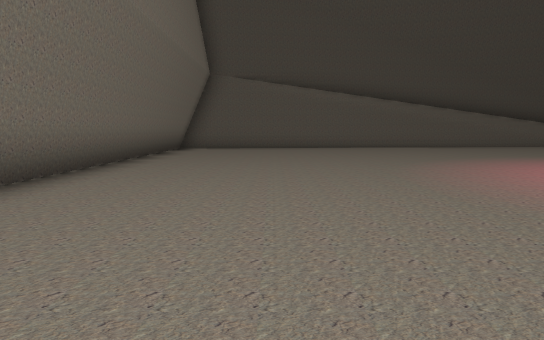
View 1 (above)

21 first-person views from a walk through a Unity game level. The camera is 1.3 m above the floor, tilts 6° down and sees 70° across. The floor is counted in squares, 2 m on a side. Each view is taken from the middle of a square. On the plan, view 1 faces up. The plan holds only what a view shows up to about 11 squares ahead; the rest is blank. The place goes on beyond the plan. The player is left out. Some animated figures are not drawn.

View 2
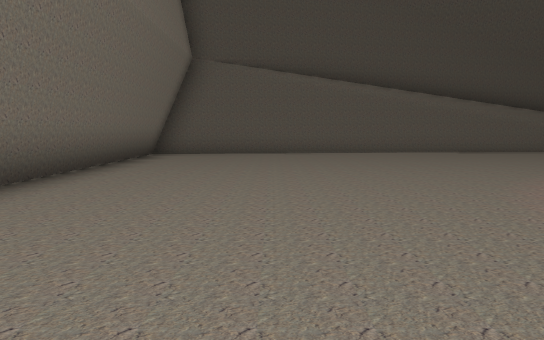

View 3
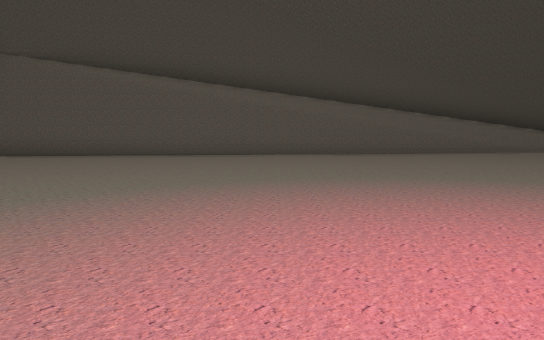

View 4
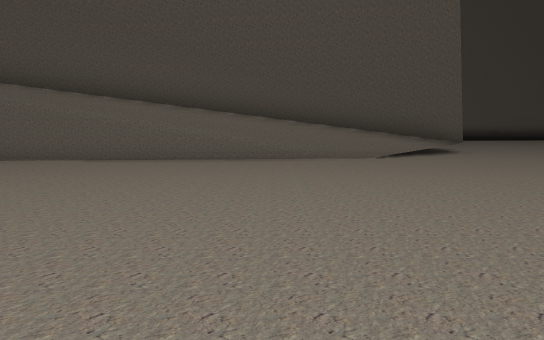

View 5
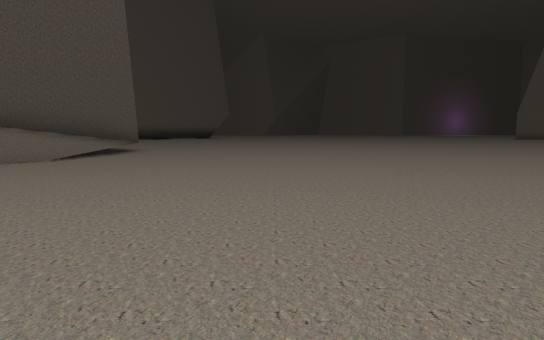

View 6
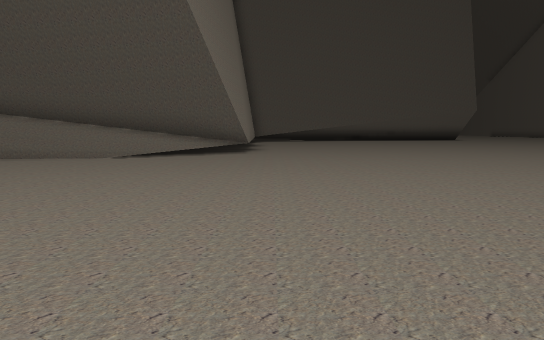

View 7
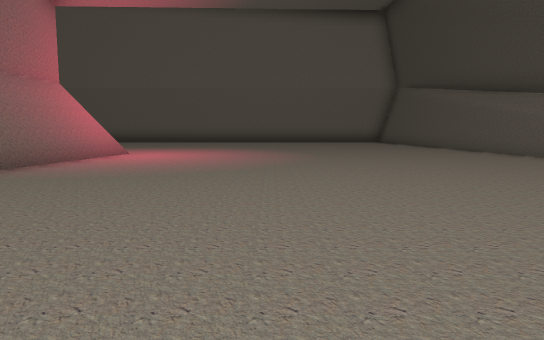

View 8
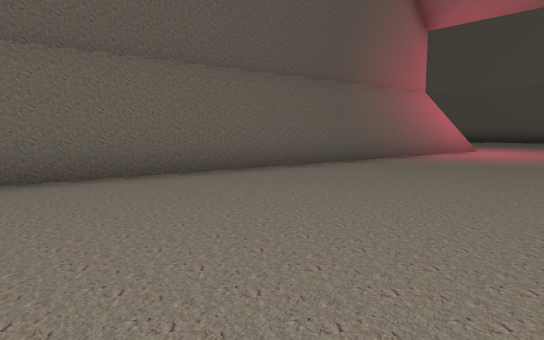

View 9
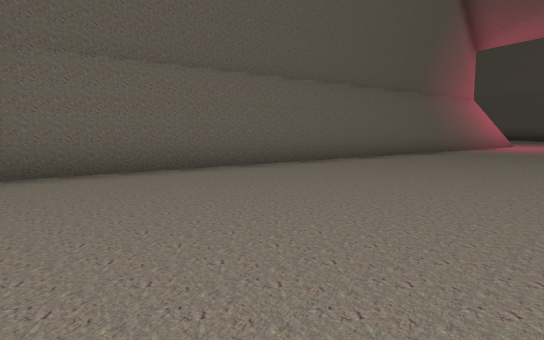

View 10
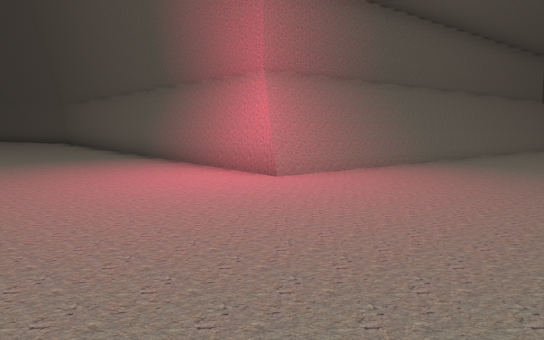

View 11
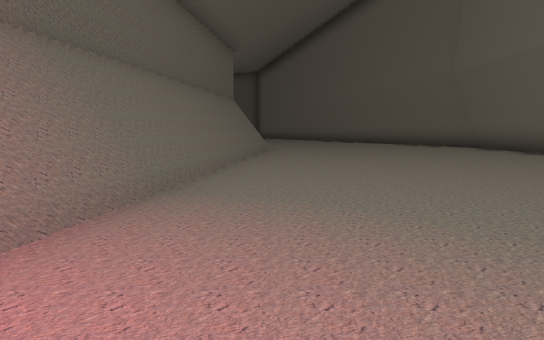

View 12
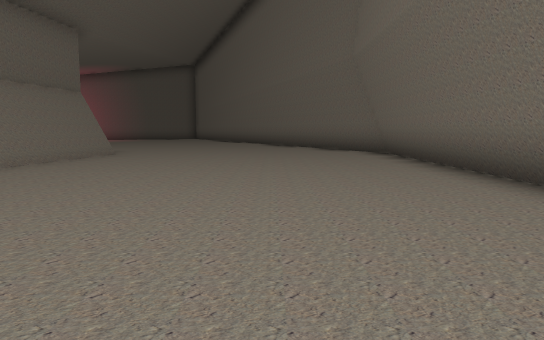

View 13
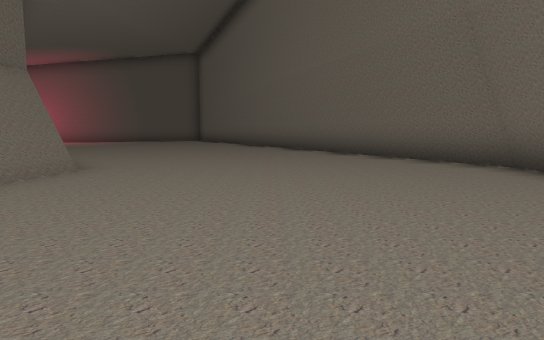

View 14
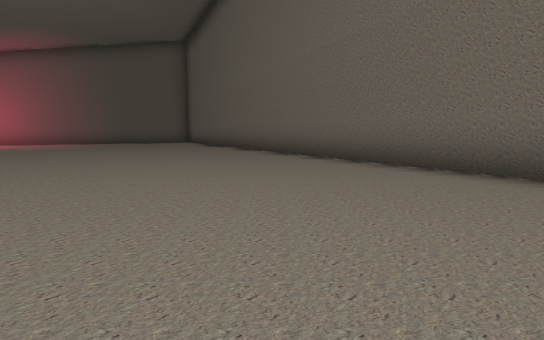

View 15
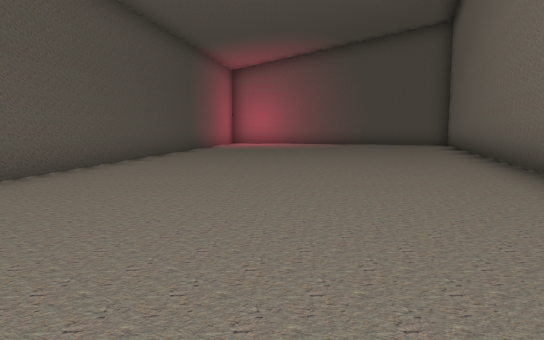

View 16
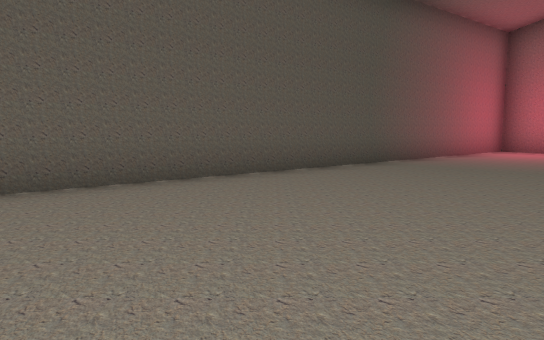

View 17
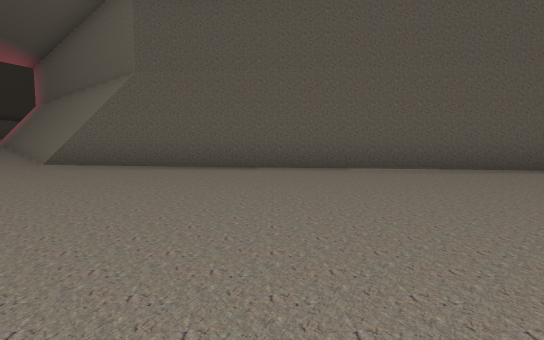

View 18
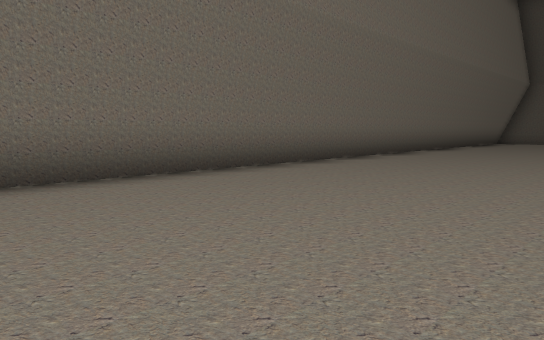

View 19
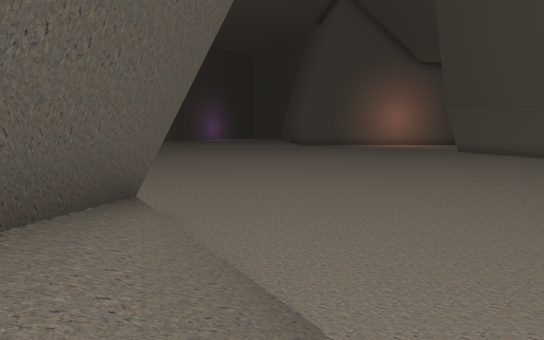

View 20
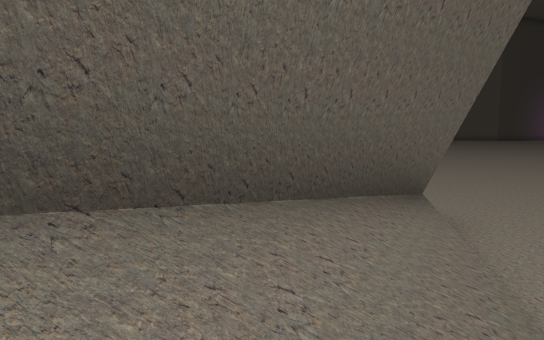

View 21
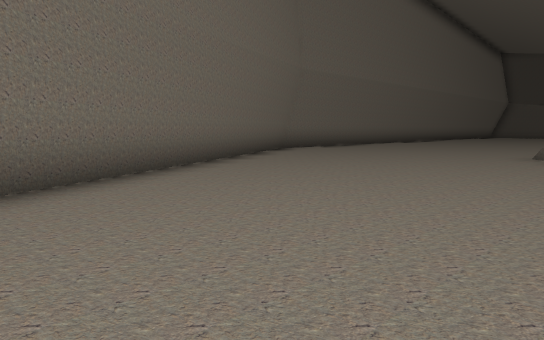

### Floor plan
Points are (right, up) in squares from view 1. A wall is a line through its corners. A room is listed if a view was taken in it or the views show most of it. See-through windows are left out.
Room 1 (views 1, 2, 3, 4, 5, 6, 7, 8, 9, 10, 11, 12, 13, 14, 15, 16, 17, 18, 19, 20, 21)
walls: (5.8, 4.2) (18.6, 2.5); (4.7, -9.6) (6.3, 3.8) (13.4, 3.3); (6.5, 14.1) (-3.2, 13.2); (7.2, 14.2) (6.7, 14.2); (19.5, 2.4) (20.9, 2.2); (2.8, 14.7) (1.6, 14.5); (-3, -9.3) (2.4, -19.5); (-2.9, 13.4) (-2.9, -9.5); (15.5, 16.4) (13.5, 16.4); (16.2, 16.8) (4.5, 14.9); (16.5, 16.8) (15.5, 16.8); (16.3, 17.1) (16.2, 16.5) (14.2, 16.5); (11.6, -18.3) (4.5, -9.3) (6.1, 3.8); (12.6, -19.5) (11.7, -18.4)
low walls: (5.5, 1.8) (5.8, 4.2); (5.5, -0.1) (6, 4.1); (4.8, -3.4) (5.1, -1.4); (4.6, -5.4) (4.8, -3.5); (4.5, -6.1) (4.6, -5.5); (-3.1, 2.4) (-3.1, -7.4); (-3.1, 3.4) (-3.1, 2.5); (4.4, -8.5) (5.3, -1.5); (-3.1, 10.4) (-3.1, 3.5); (-3.1, 11.4) (-3.1, 10.5); (-3.1, -7.5) (-3.1, -8.4); (-3.1, 12.4) (-3.1, 11.5); (-3.1, -8.5) (-3.1, -9.5)

Positions as (right, up) in squares from view 1, and headings:
1: (0, 0), facing up
2: (0, 3), facing up
3: (5, 4), facing up
4: (11, 6), facing up
5: (11, 6), facing up-right
6: (17, 6), facing up
7: (16, 8), facing left
8: (18, 8), facing down-left
9: (22, 8), facing down-left
10: (2, 8), facing down-right
11: (4, 4), facing down
12: (0, 1), facing down
13: (1, -3), facing down
14: (1, -6), facing down
15: (-1, -9), facing down-right
16: (2, -14), facing right
17: (2, -17), facing up-right
18: (2, -6), facing up-left
19: (11, 15), facing right
20: (12, 15), facing up-right
21: (6, -19), facing up-left
